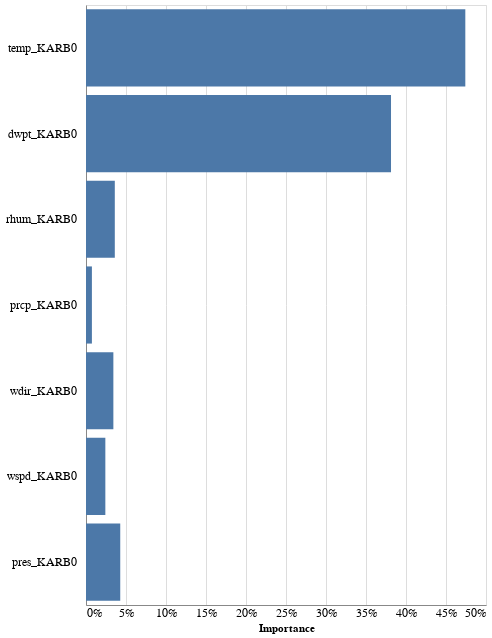

Source (notebook cell):
### Code cell
import altair as alt
alt.Chart(feature_importance_df).mark_bar().encode(
    x=alt.X('Importance:Q', axis=alt.Axis(format="%", tickSize=0, labelFontSize=12)),
    y=alt.Y(
        'Feature:N', sort=list(feature_importance_df.Feature), title="",
        axis=alt.Axis(tickSize=0, labelFontSize=12, labelPadding=10)),
).properties(
    height=600
)

### Figure 1 — Vega-Lite specification as saved in the notebook (floating-point values rounded to 4 significant figures)
{"config": {"view": {"continuousWidth": 400, "continuousHeight": 300}}, "data": {"name": "data-70a6b21f1ea706017f2e92298ede4665"}, "mark": "bar", "encoding": {"x": {"axis": {"format": "%", "labelFontSize": 12, "tickSize": 0}, "field": "Importance", "type": "quantitative"}, "y": {"axis": {"labelFontSize": 12, "labelPadding": 10, "tickSize": 0}, "field": "Feature", "sort": ["temp_KARB0", "dwpt_KARB0", "rhum_KARB0", "prcp_KARB0", "wdir_KARB0", "wspd_KARB0", "pres_KARB0"], "title": "", "type": "nominal"}}, "height": 600, "$schema": "https://vega.github.io/schema/vega-lite/v4.17.0.json", "datasets": {"data-70a6b21f1ea706017f2e92298ede4665": [{"Feature": "temp_KARB0", "Importance": 0.4742}, {"Feature": "dwpt_KARB0", "Importance": 0.3813}, {"Feature": "rhum_KARB0", "Importance": 0.03601}, {"Feature": "prcp_KARB0", "Importance": 0.007379}, {"Feature": "wdir_KARB0", "Importance": 0.03421}, {"Feature": "wspd_KARB0", "Importance": 0.02418}, {"Feature": "pres_KARB0", "Importance": 0.04281}]}}
